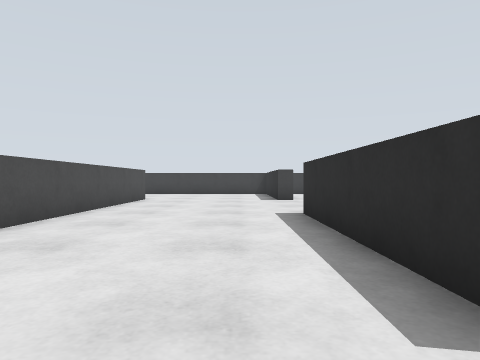
view 1 (above)

24 first-person views from a walk through a robot-simulator world made for Gazebo. The camera is 0.33 m above the floor, looks level and sees 70° across. The floor is counted in squares, 0.5 m on a side. Each view is taken from the middle of a square. On the plan, view 1 faces up. The plan holds only what a view shows up to about 10 squares ahead; the rest is blank.

view 2
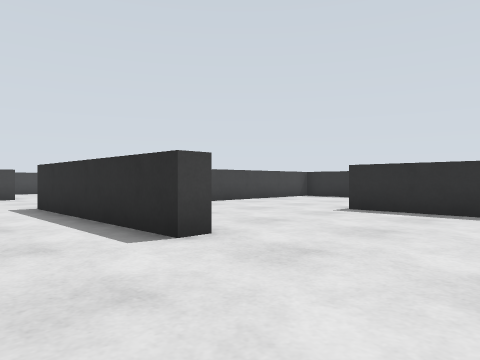

view 3
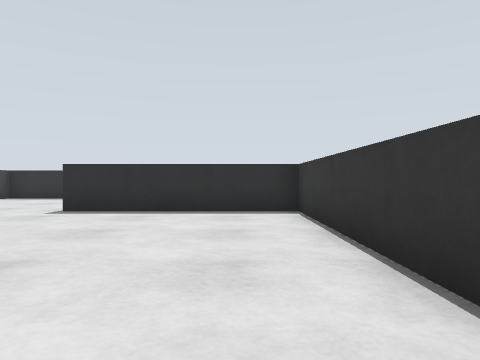

view 4
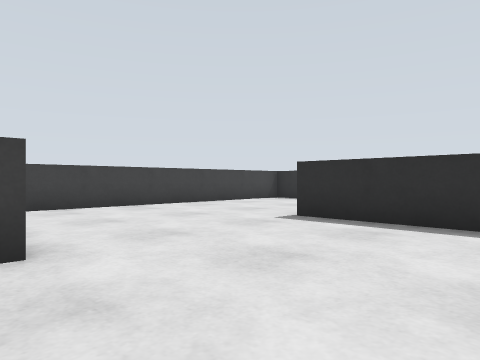

view 5
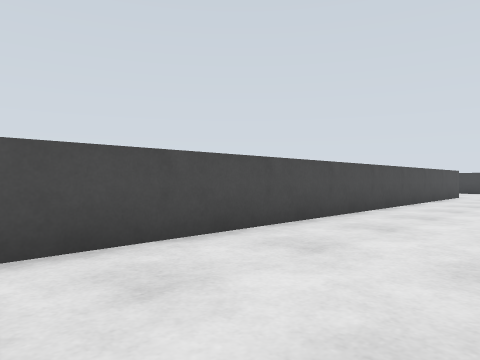

view 6
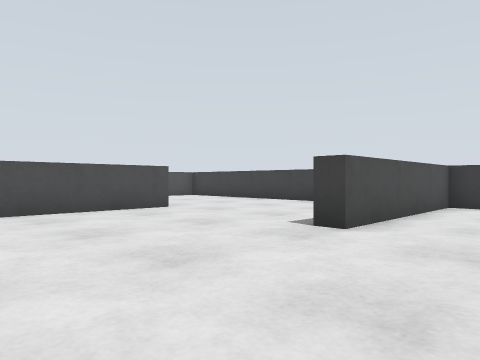

view 7
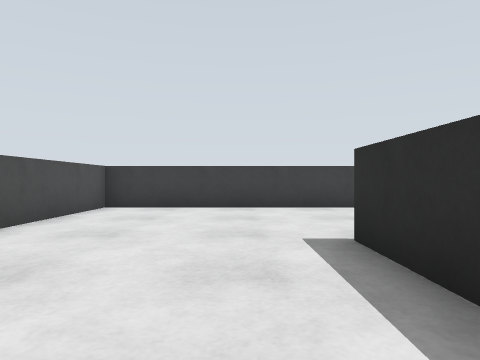

view 8
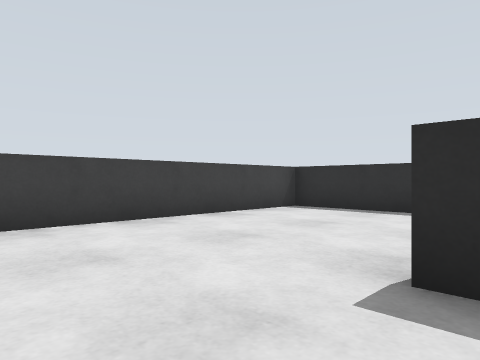

view 9
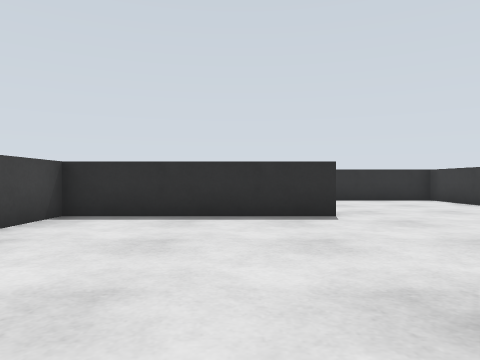

view 10
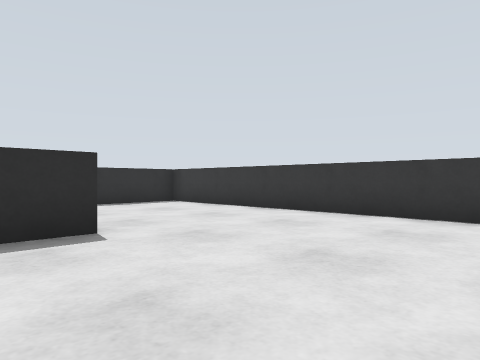

view 11
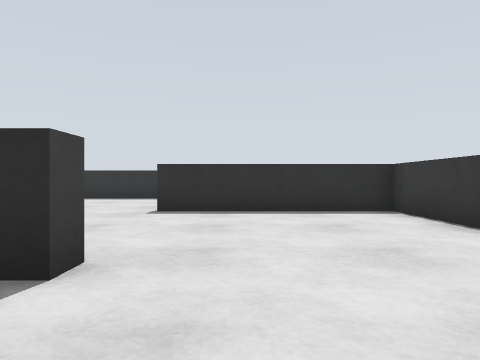

view 12
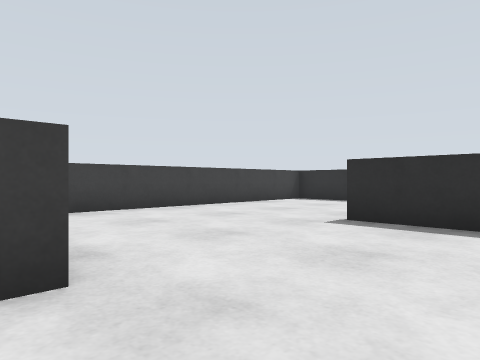

view 13
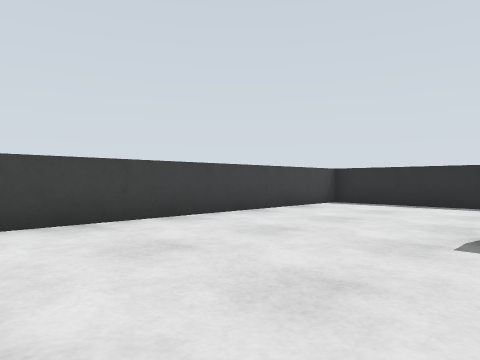

view 14
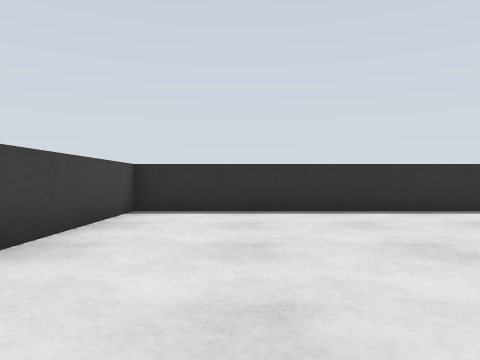

view 15
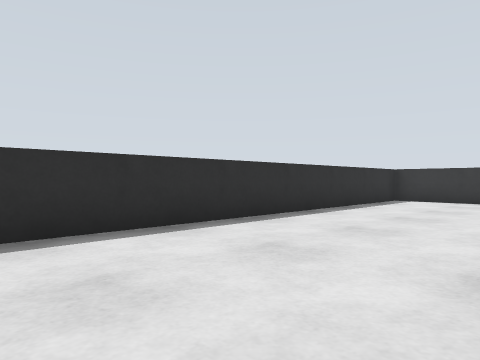

view 16
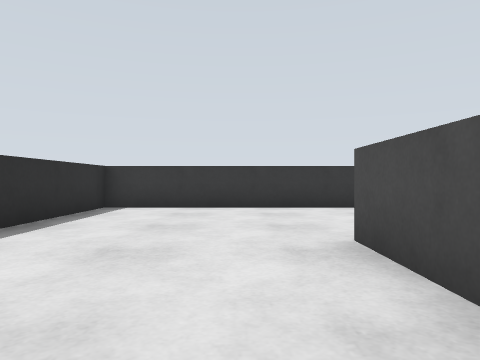

view 17
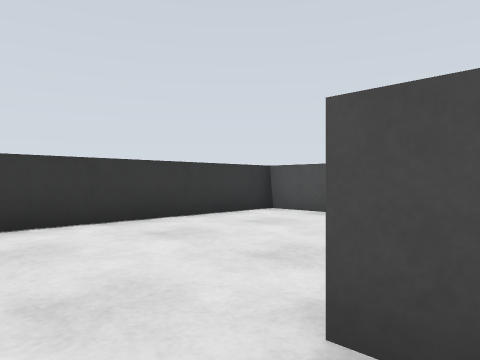

view 18
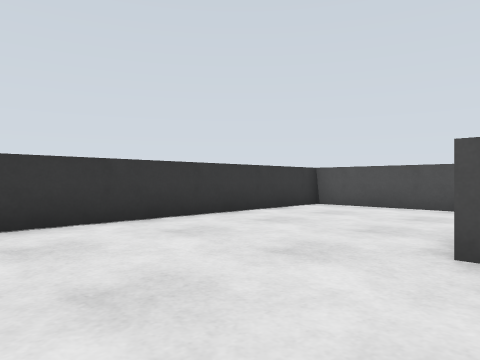

view 19
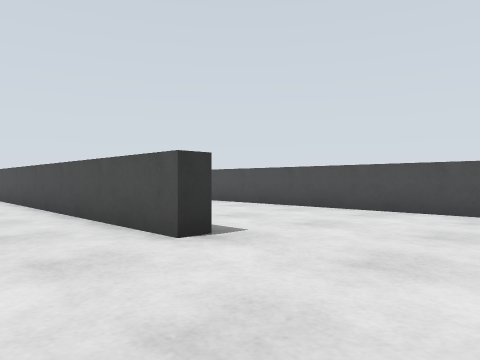

view 20
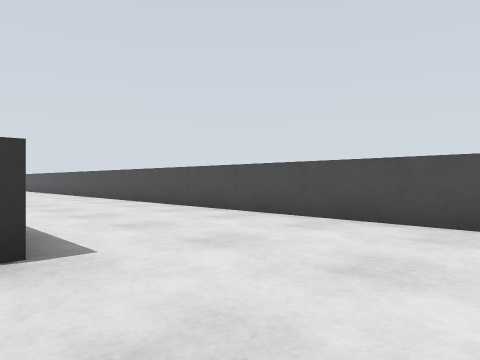

view 21
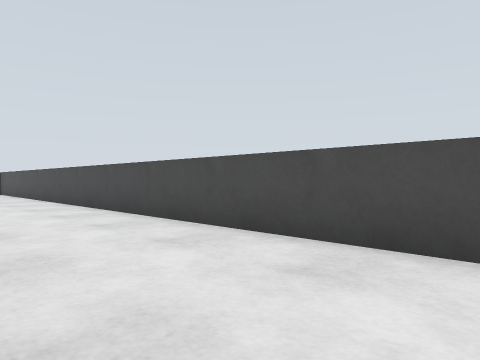

view 22
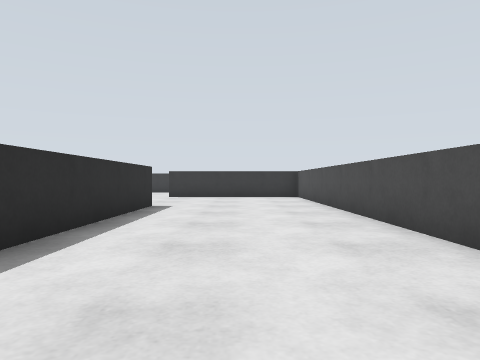

view 23
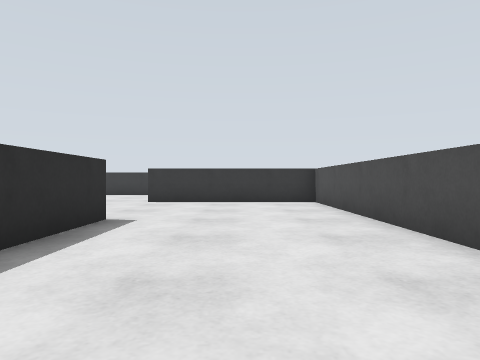

view 24
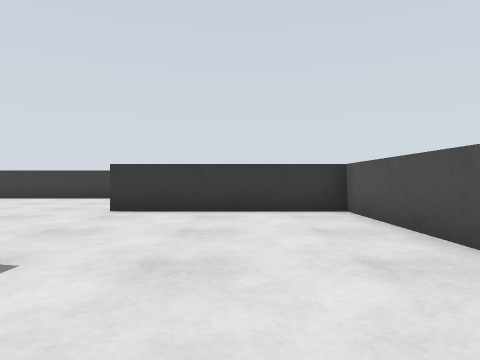

### Floor plan
Points are (right, up) in squares from view 1. A wall is a line through its corners. A room is listed if a view was taken in it or the views show most of it. See-through windows are left out.
Room 1 (views 1, 2, 3, 4, 5, 6, 7, 8, 9, 10, 11, 12, 13, 14, 15, 16, 17, 18, 19, 20, 21, 22, 23, 24)
walls: (1.8, 1.2) (1.3, 1.2) (1.3, 6.8); (6.9, 6.2) (2.9, 6.2); (0.8, -3.3) (6.3, -3.3) (6.3, 1.8); (8, 6.7) (16.3, 6.7) (16.3, 11.8); (11.7, 5.1) (11.7, 1.8) (21.2, 1.8) (21.2, 16.2) (12.9, 16.2); (6.3, 9.8) (6.3, 11.8); (-3.8, -3.8) (-3.8, 1.9); (11.8, 11.2) (11.3, 11.2) (11.3, 16.2) (1.8, 16.2) (1.8, 11.2) (1.2, 11.2); (16.7, 8.2) (16.7, 6.2); (-3.8, 11.8) (-3.2, 11.8) (-3.2, -2.5); (-8.3, 14.1) (-8.3, -8.2) (-3.2, -8.2)

Positions as (right, up) in squares from view 1, and headings:
1: (0, 0), facing up
2: (-1, -2), facing up-right
3: (-1, -2), facing right
4: (1, -2), facing up-right
5: (0, -3), facing up-left
6: (4, 7), facing up-left
7: (5, 8), facing up
8: (4, 11), facing up-right
9: (5, 13), facing right
10: (7, 13), facing down-right
11: (9, 10), facing right
12: (11, 9), facing up-right
13: (12, 11), facing up-right
14: (14, 14), facing right
15: (17, 13), facing down-right
16: (18, 10), facing down
17: (18, 7), facing down-left
18: (20, 7), facing down-left
19: (-1, 15), facing down-left
20: (-3, 15), facing down-left
21: (-5, 10), facing down-left
22: (-6, 5), facing down
23: (-6, 2), facing down
24: (-6, -1), facing down
